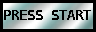

Rendered tile map (Tiled .tmx) drawn with the repository's tilesets; below, a short description and the full map source, tile grids included:
An orthogonal 12x4 tile map with 8x8 px tiles, 1 tile layer (Tile Layer 1).

<map version="1.0" tiledversion="1.1.5" orientation="orthogonal" renderorder="right-down" width="12" height="4" tilewidth="8" tileheight="8" infinite="0" nextobjectid="1">
 <tileset firstgid="1" source="spritesheet.tsx" />
 <layer name="Tile Layer 1" width="12" height="4">
  <data encoding="csv">
7,8,9,10,11,12,13,14,15,16,17,18,
39,40,41,42,43,44,45,46,47,48,49,50,
71,72,73,74,75,76,77,78,79,80,81,82,
103,104,105,106,107,108,109,110,111,112,113,114
</data>
 </layer>
</map>
